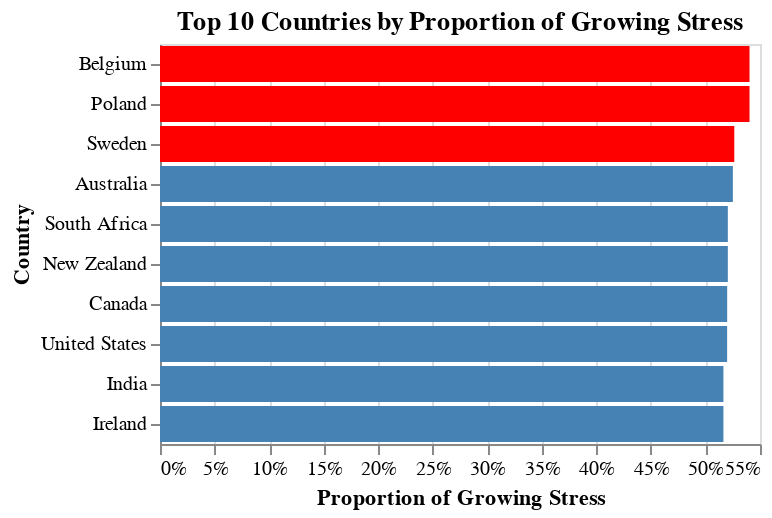

The notebook cell saved with this chart:
### Code cell
# 41. Calculate and print the top 10 countries by proportion of 'Growing_Stress'
country_stress_prop = df.groupby('Country')['Growing_Stress'].mean().reset_index(name='StressProportion')
top_10_countries = country_stress_prop.sort_values('StressProportion', ascending=False).head(10)
print("\nTop 10 Countries by Proportion of 'Growing_Stress':\n")
print(top_10_countries.to_markdown(index=False, numalign="left", stralign="left"))

chart_top_10_countries_line = alt.Chart(top_10_countries, title='Top 10 Countries by Proportion of Growing Stress').mark_line(point=True).encode(
    x=alt.X('Country:N', sort='-y', axis=alt.Axis(labelAngle=-45)),  # Adjust labelAngle for readability
    y=alt.Y('StressProportion:Q', axis=alt.Axis(title='Proportion of Growing Stress')),
    tooltip=['Country', alt.Tooltip('StressProportion', title='Proportion of Growing Stress')]
).interactive()

print(chart_top_10_countries_line)

# Create a calculated field to identify top 3 countries
top_10_countries['Top 3'] = top_10_countries['StressProportion'].rank(ascending=False) <= 3

# Create the horizontal bar chart with conditional color encoding
chart_top_10_countries_horizontal = alt.Chart(top_10_countries, title='Top 10 Countries by Proportion of Growing Stress').mark_bar().encode(
    y=alt.Y('Country:N', sort='-x'),
    x=alt.X('StressProportion:Q', axis=alt.Axis(title='Proportion of Growing Stress', format='%')),
    color=alt.condition(
        alt.datum['Top 3'],  # Condition
        alt.value('red'),    # Color for True (Top 3)
        alt.value('steelblue') # Color for False (Others)
    ),
    tooltip=['Country', alt.Tooltip('StressProportion', title='Proportion of Growing Stress', format='%')]
).interactive()

chart_top_10_countries_horizontal

### Figure 1 — Vega-Lite specification as saved in the notebook (floating-point values rounded to 4 significant figures)
{"config": {"view": {"continuousWidth": 300, "continuousHeight": 300}}, "data": {"name": "data-f4bcf97ff6deeeb3babaa9245336e639"}, "mark": {"type": "bar"}, "encoding": {"color": {"condition": {"test": "datum['Top 3']", "value": "red"}, "value": "steelblue"}, "tooltip": [{"field": "Country", "type": "nominal"}, {"field": "StressProportion", "format": "%", "title": "Proportion of Growing Stress", "type": "quantitative"}], "x": {"axis": {"format": "%", "title": "Proportion of Growing Stress"}, "field": "StressProportion", "type": "quantitative"}, "y": {"field": "Country", "sort": "-x", "type": "nominal"}}, "params": [{"name": "param_18", "select": {"type": "interval", "encodings": ["x", "y"]}, "bind": "scales"}], "title": "Top 10 Countries by Proportion of Growing Stress", "$schema": "https://vega.github.io/schema/vega-lite/v5.20.1.json", "datasets": {"data-f4bcf97ff6deeeb3babaa9245336e639": [{"Country": "Belgium", "StressProportion": 0.5404, "Top 3": true}, {"Country": "Poland", "StressProportion": 0.5404, "Top 3": true}, {"Country": "Sweden", "StressProportion": 0.5264, "Top 3": true}, {"Country": "Australia", "StressProportion": 0.5251, "Top 3": false}, {"Country": "South Africa", "StressProportion": 0.5205, "Top 3": false}, {"Country": "New Zealand", "StressProportion": 0.5205, "Top 3": false}, {"Country": "Canada", "StressProportion": 0.5199, "Top 3": false}, {"Country": "United States", "StressProportion": 0.5199, "Top 3": false}, {"Country": "India", "StressProportion": 0.5165, "Top 3": false}, {"Country": "Ireland", "StressProportion": 0.5165, "Top 3": false}]}}
